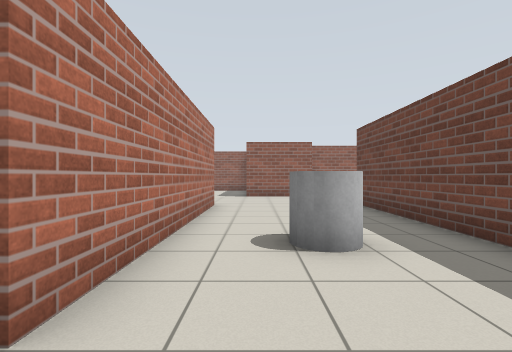
View 1 (above)

23 first-person views from a walk through a robot-simulator world made for Gazebo. The camera is 0.94 m above the floor, looks level and sees 85° across. The floor is counted in squares, 1 m on a side. Each view is taken from the middle of a square. On the plan, view 1 faces up. The plan holds only what a view shows up to about 11 squares ahead; the rest is blank.

View 2
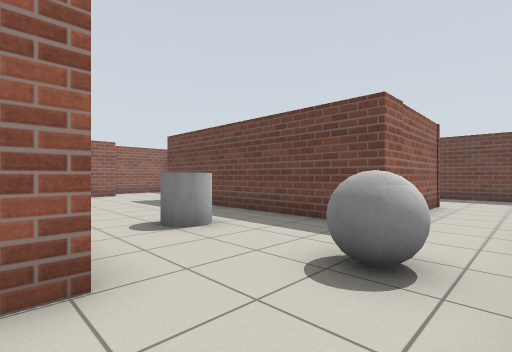

View 3
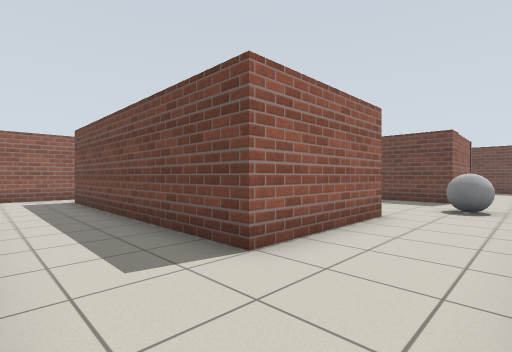

View 4
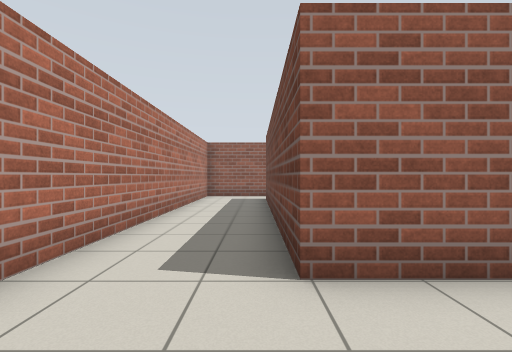

View 5
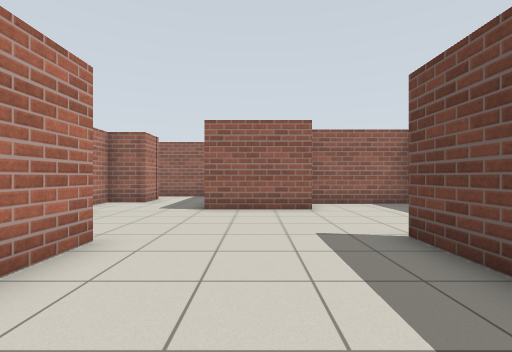

View 6
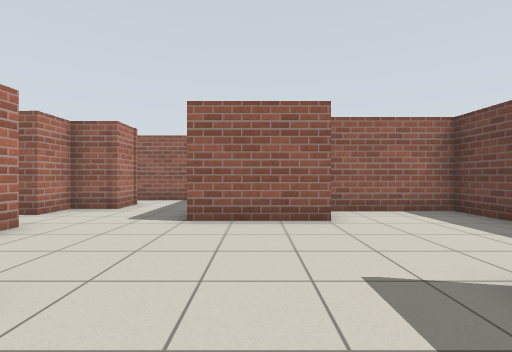

View 7
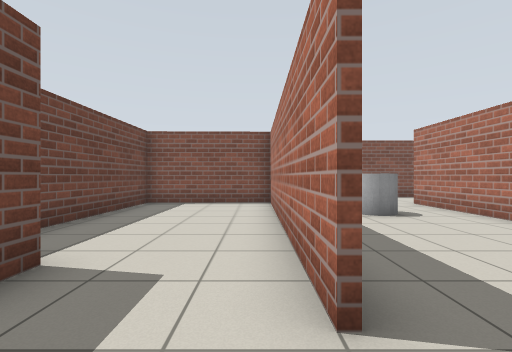

View 8
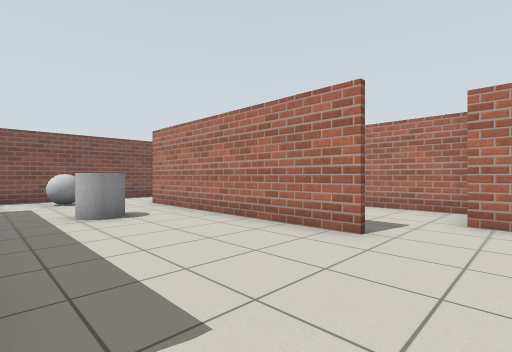

View 9
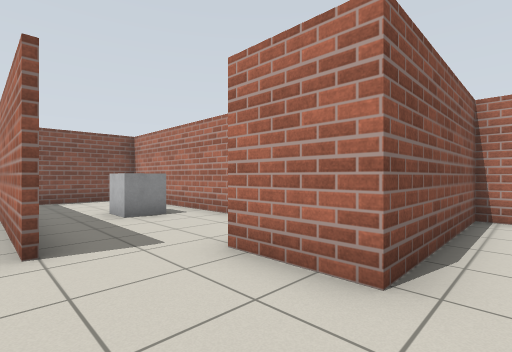

View 10
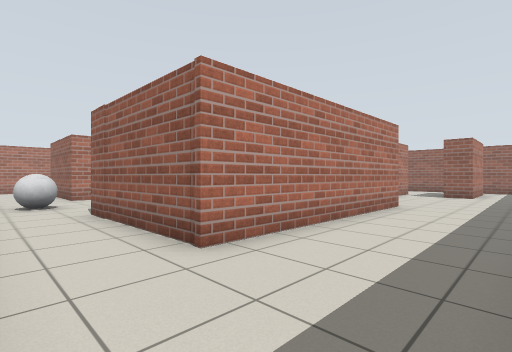

View 11
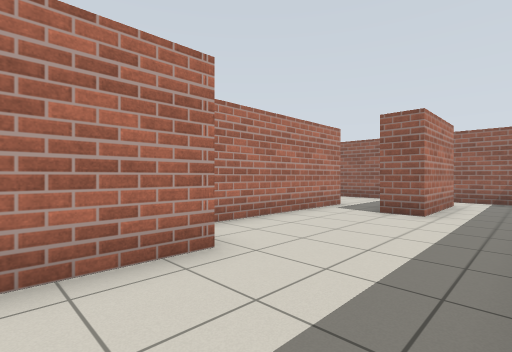

View 12
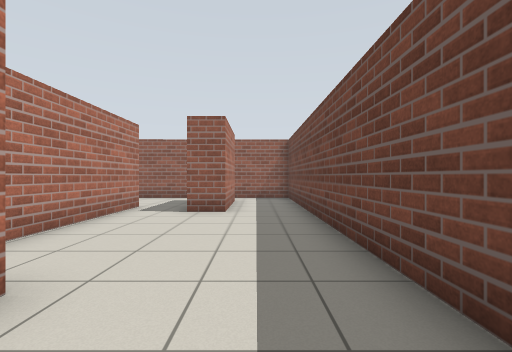

View 13
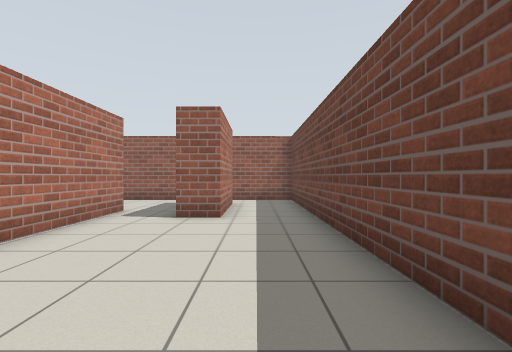

View 14
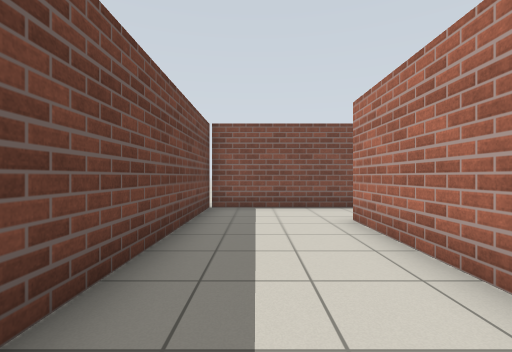

View 15
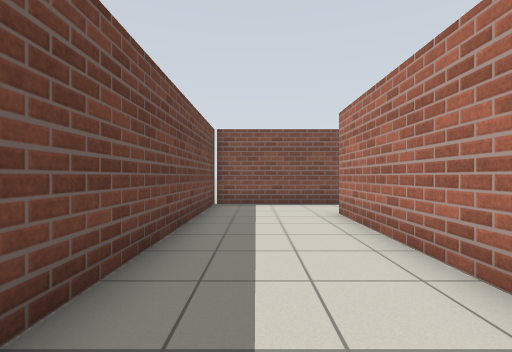

View 16
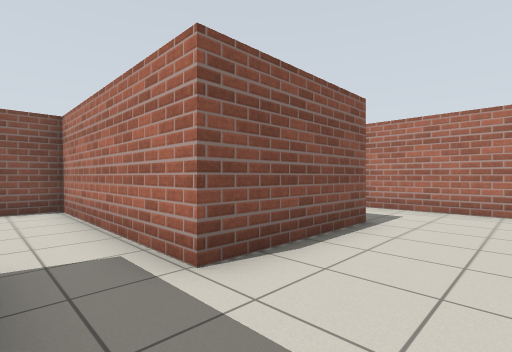

View 17
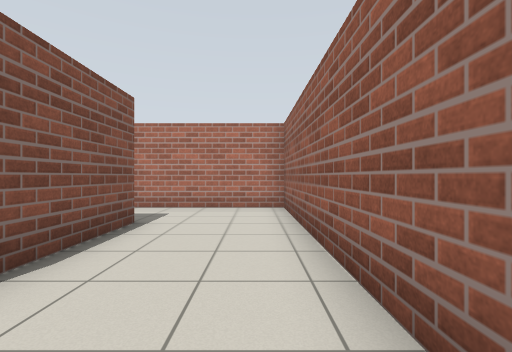

View 18
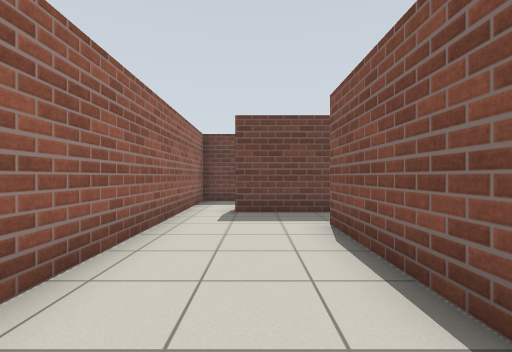

View 19
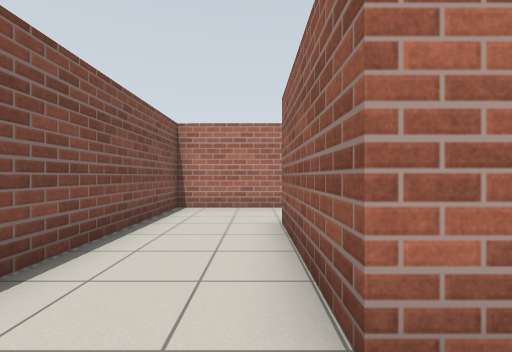

View 20
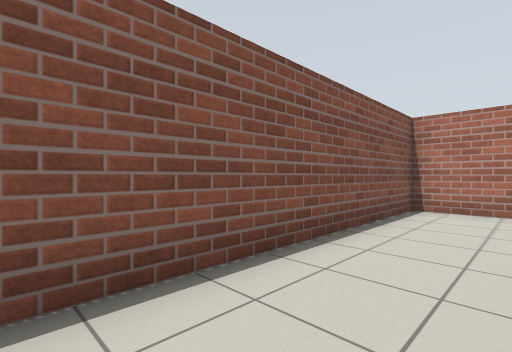

View 21
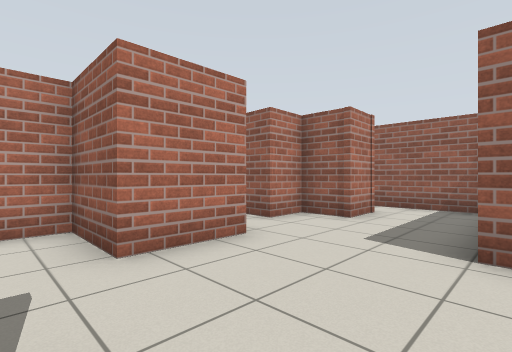

View 22
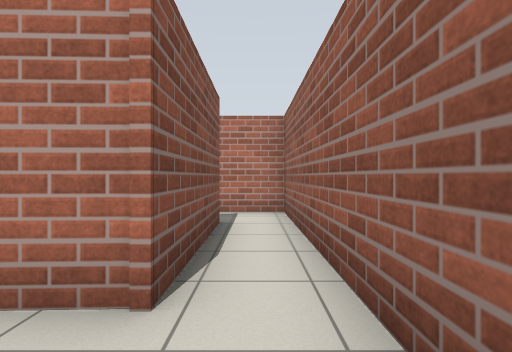

View 23
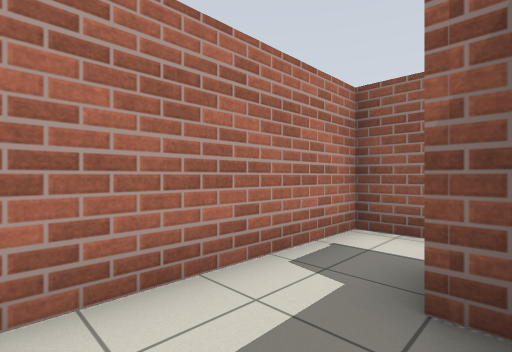

### Floor plan
Points are (right, up) in squares from view 1. A wall is a line through its corners. A room is listed if a view was taken in it or the views show most of it. See-through windows are left out.
Room 1 (views 1, 2, 3, 4, 5, 6, 7, 8, 9, 19, 20, 21, 22)
walls: (-1.3, 9.1) (-1.3, 1.5) (-5.6, 1.5) (-5.6, 10.2); (3.5, 9.3) (3.5, 7.6); (6.3, 8) (6.3, 8.6); (-3.4, 12.1) (-3.4, 10.1); (2.6, 12.8) (-0.5, 12.8); (-5.4, 12) (-7.5, 12); (6.3, 12.7) (6.3, 14.4) (2.9, 14.4); (-8.3, 10) (-8.3, -1.3) (2.5, -1.3); (7.9, 1.1) (3.3, 1) (3.4, 9.3); (7, -1.3) (8.5, -1.3); (-3, 16.3) (-2.9, 15) (-4.3, 14.9) (-4.2, 13.7); (-1, 17.8) (-2.5, 17.8)
ways out: opening at (8, -0.5) to room 2; opening at (-4, 13) to room 4; opening at (-3, 17) to room 4; opening at (-2, 10) to room 5; opening at (4.5, 8.5) to room 6
objects: grey ball (1, 0); grey cylinder (1, 4)
Room 2 (views 10, 11, 12, 13, 14, 15)
walls: (8, 8.3) (7.9, 1.1); (6.4, 13.6) (6.4, 8.2) (7.6, 8.2); (9.2, 16.5) (9.2, 13.3) (8.1, 13.3); (8.5, -1.3) (11.4, -1.3) (11.4, 18) (9.4, 18)
ways out: opening at (8, -0.5) to room 1; opening at (7, 14.5) to room 3; opening at (8.5, 17) to room 3
Room 3 (views 16, 17, 18)
walls: (2.4, 14.6) (6.4, 14.6) (6.4, 13.6); (8.2, 14) (8.2, 16.6); (9.4, 18) (-0.3, 17.8) (-0.3, 13.4)
ways out: opening at (7, 14.5) to room 2; opening at (8.5, 17) to room 2
Room 4 (view 23)
walls: (-6, 15.1) (-6.6, 15.1); (-6.6, 16.3) (-3, 16.3); (-4.2, 13.7) (-5.1, 13.7); (-2.5, 17.8) (-8.2, 17.7) (-8.3, 12.1) (-3.4, 12.1)
ways out: opening at (-4, 13) to room 1; opening at (-3, 17) to room 1
Room 5 (no view inside)
walls: (-3.4, 10.1) (-5.5, 10.1) (-5.5, 1.7) (-2.4, 1.7)
ways out: opening at (-2, 10) to room 1
objects: grey box (-4, 6)
Room 6 (no view inside)
walls: (3.5, 7.6) (3.5, 1.6); (3.4, 1.1) (7.8, 1.2); (7.8, 0.9) (7.8, 6.1)
ways out: opening at (4.5, 8.5) to room 1

Where each view was taken, in squares from view 1:
view 1: 0 up, 0 right, facing up
view 2: 1 down, 2 left, facing up-right
view 3: 1 down, 8 left, facing up-right
view 4: 1 down, 6 left, facing up
view 5: 5 up, 1 right, facing up
view 6: 7 up, 1 right, facing up
view 7: 11 up, 4 right, facing down
view 8: 11 up, 3 right, facing down-left
view 9: 13 up, 1 left, facing down-left
view 10: 1 down, 11 right, facing up-left
view 11: 6 up, 11 right, facing up-left
view 12: 6 up, 10 right, facing up
view 13: 7 up, 10 right, facing up
view 14: 7 up, 10 right, facing down
view 15: 8 up, 10 right, facing down
view 16: 17 up, 8 right, facing down-left
view 17: 17 up, 8 right, facing left
view 18: 16 up, 1 right, facing right
view 19: 1 up, 0 right, facing left
view 20: 1 up, 0 right, facing down-left
view 21: 9 up, 0 right, facing up-left
view 22: 17 up, 1 left, facing left
view 23: 13 up, 6 left, facing up-left
